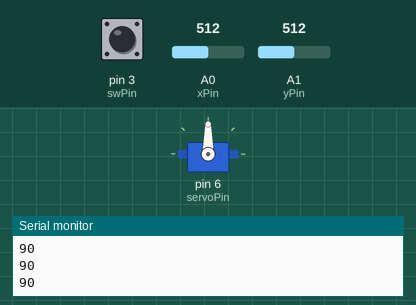
Simulated run of this sketch. Board: Arduino Uno, built with avr-gcc and run on an emulated ATmega328P. On the bench: servo, the last lines printed to the serial monitor. The inputs (shaded band) are chosen by the test bench; at power-on: A0 (xPin) = 512, pin 3 (swPin) HIGH, A1 (yPin) = 512.

Above: at 1.2 s.
1.3 s: A0 (xPin) set to 716
At 1.9 s:
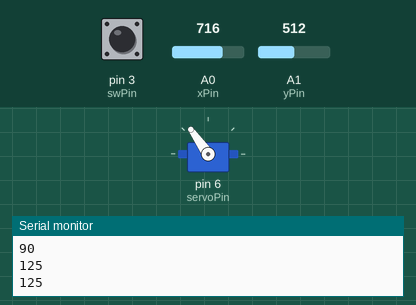
3.1 s: A0 (xPin) set to 900
At 4.6 s:
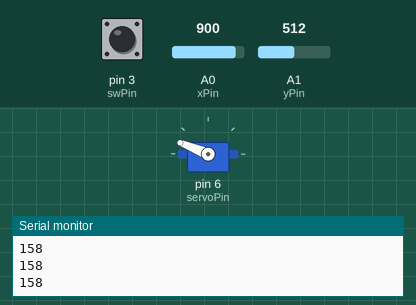
4.9 s: A0 (xPin) set to 1023
At 6.1 s:
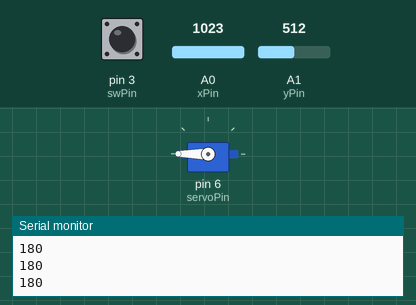
6.7 s: A0 (xPin) set to 306
At 7.6 s:
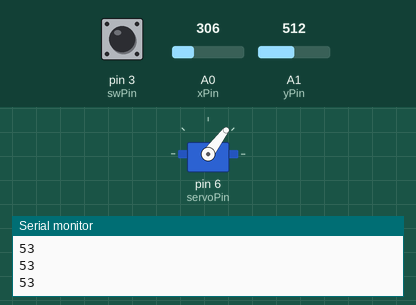
8.5 s: A0 (xPin) set to 122
At 9.2 s:
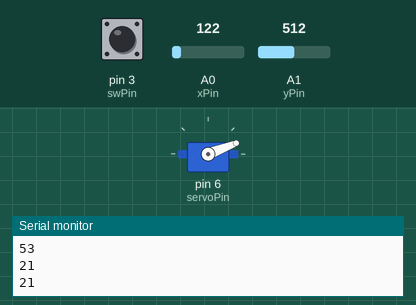
10.3 s: A0 (xPin) set to 0
At 11.9 s:
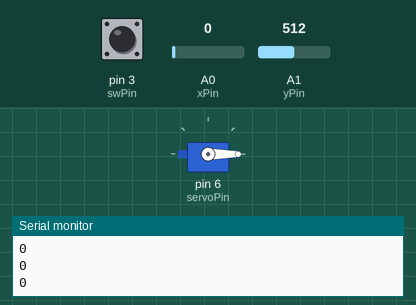
Timing chart, 0 to 13.1 s (numbered marks = the images above; inputs shaded):
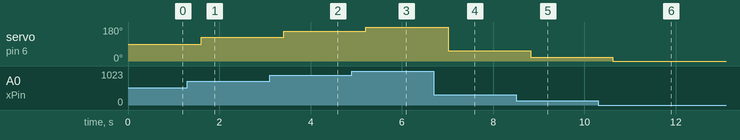

Measured:
- after the input at 1.3 s, servo on pin 6 (servoPin): 90° → 125° after 0.30 s
- after the input at 3.1 s, servo on pin 6 (servoPin): 125° → 158° after 0.31 s
- after the input at 4.9 s, servo on pin 6 (servoPin): 158° → 180° after 0.31 s
- after the input at 6.7 s, servo on pin 6 (servoPin): 180° → 53° after 0.32 s
- after the input at 8.5 s, servo on pin 6 (servoPin): 53° → 21° after 0.32 s
- after the input at 10.3 s, servo on pin 6 (servoPin): 21° → 0° after 0.32 s

The sketch:

arduino_tutorial_33.ino
```cpp
/*
 * Tutorial 33 understanding how to control servos with a joystick
 * https://youtu.be/KCdoRDDLWgo
 */
#include <Servo.h>

const int baudRate = 9600;
const int dt = 200; // delaytime
const int xPin = A0;
const int yPin = A1;
const int swPin = 3;
const int servoPin = 6;
int xVal;
int yVal;
int swVal;
int servoPos;
Servo sally;

void setup() {
  // put your setup code here, to run once:
  Serial.begin(baudRate);
  pinMode(xPin, INPUT);
  pinMode(yPin, INPUT);
  pinMode(swPin, INPUT);
  sally.attach(servoPin);
  digitalWrite(swPin, HIGH);
}

void loop() {
  // put your main code here, to run repeatedly:
  xVal = analogRead(xPin);
  yVal = analogRead(yPin);
  swVal = digitalRead(swPin);
  delay(dt);
  servoPos = calculateServoPos(xVal);
  sally.write(servoPos);
  Serial.println(servoPos);
}

float calculateServoPos(int joyStickVal) {
  return (180. / 1023.) * joyStickVal;
}
```
